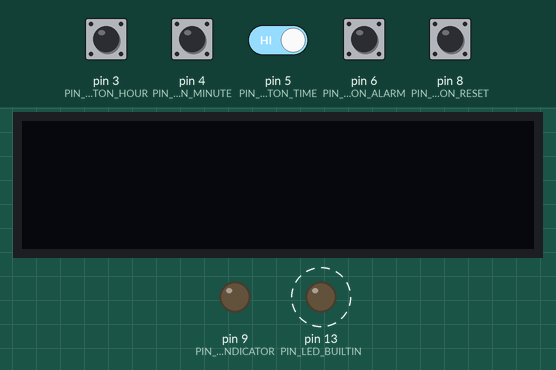
Simulated run of this program. Board: Arduino Pro Mini, built with avr-gcc and run on an emulated ATmega328P. On the bench: 128×32 one-colour display, output pins drawn as LEDs (lit = HIGH). Dashed ring = blinking. Inputs (shaded band) come from the test bench; at power-on: pin 3 (PIN_BUTTON_HOUR), pin 4 (PIN_BUTTON_MINUTE), pin 5 (PIN_BUTTON_TIME), pin 6 (PIN_BUTTON_ALARM), pin 8 (PIN_BUTTON_RESET) HIGH. The local clock reads 2024-03-15 10:24:30 at power-on unless the program sets it; what the program prints to the serial monitor is not drawn.

Above: at 1.2 s.
1.3 s: pin 3 (PIN_BUTTON_HOUR) pulled LOW for 0.15 s
At 1.9 s:
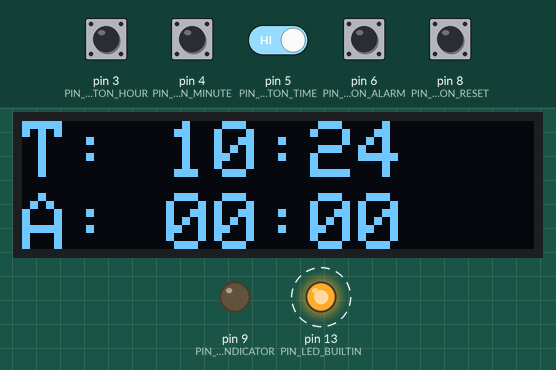
4.0 s: pin 3 (PIN_BUTTON_HOUR) driven LOW and pin 5 (PIN_BUTTON_TIME) driven LOW
At 4.4 s:
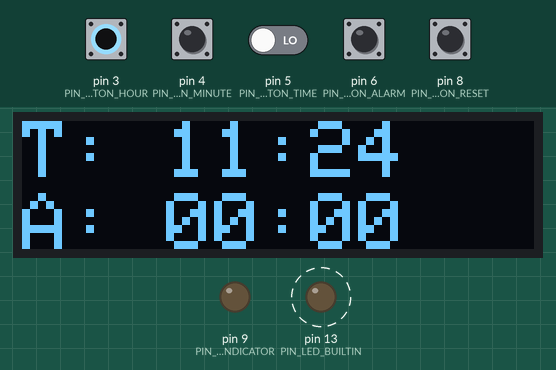
6.0 s: pin 4 (PIN_BUTTON_MINUTE) pulled LOW for 0.15 s
At 6.66 s:
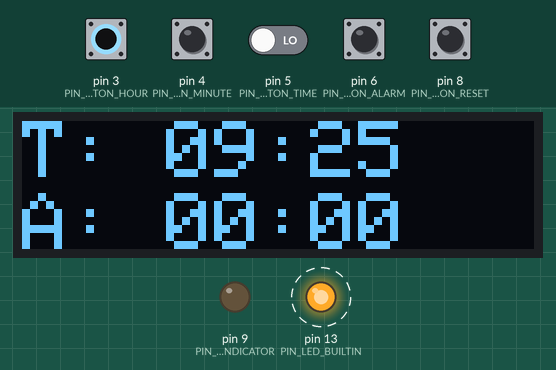
6.7 s: pin 4 (PIN_BUTTON_MINUTE) pulled LOW for 1 s
At 6.97 s:
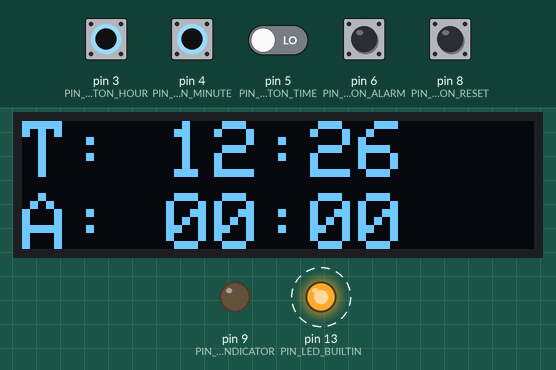
Timing chart, 0 to 9.3 s (numbered marks = the images above; inputs shaded):
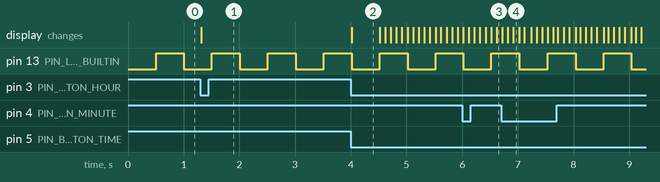

Measured:
- after the input at 1.3 s, the display: changes at once (image 1)
- after the input at 4.0 s, the display: changes at once (image 2)
- by itself, pin 13 (PIN_LED_BUILTIN): alternates HIGH for 0.50 s and LOW for 0.50 s
- what the display in image 2 shows lasts 0.5 s, from 4.0 s to 4.5 s

The program:

main.cpp
```cpp
//
// ReMEDer
//
// A flashing alarm/indicator as a reminder to take medicine before bedtime.
//
// Reuben Strangelove
// Spring 2020
//
//

#include <Arduino.h>
#include <EEPROM.h>
#include <SPI.h>
#include <Wire.h>
#include <RtcDS1307.h> // RTC Library: https://github.com/Makuna/Rtc
#include <Adafruit_GFX.h>
#include <Adafruit_SSD1306.h>
#include <JC_Button.h> // https://github.com/JChristensen/JC_Button

#define PIN_BUTTON_TIME 5
#define PIN_BUTTON_ALARM 6
#define PIN_BUTTON_HOUR 3
#define PIN_BUTTON_MINUTE 4
#define PIN_BUTTON_RESET 8
#define PIN_LED_INDICATOR 9
#define PIN_LED_BUILTIN 13

#define DELAY_DEBOUNCE_MS 50
#define DELAY_INDICATOR_MS 10 // Rise/Decay time for indicator (ms)

RtcDS1307<TwoWire> Rtc(Wire);

#define SCREEN_WIDTH 128 // OLED display width, in pixels
#define SCREEN_HEIGHT 32 // OLED display height, in pixels
#define OLED_RESET 4     // Reset pin # (or -1 if sharing Arduino reset pin)
Adafruit_SSD1306 display(SCREEN_WIDTH, SCREEN_HEIGHT, &Wire, OLED_RESET);

Button buttonReset(PIN_BUTTON_RESET);
Button buttonTime(PIN_BUTTON_TIME);
Button buttonAlarm(PIN_BUTTON_ALARM);
Button buttonHour(PIN_BUTTON_HOUR);
Button buttonMinute(PIN_BUTTON_MINUTE);

const unsigned long
    REPEAT_FIRST(500), // ms required before repeating on long press
    REPEAT_INCR(100);  // repeat interval for long press

#define countof(a) (sizeof(a) / sizeof(a[0]))

int timeHour, timeMinute, alarmHour, alarmMinute;
int oldTimeHour, oldTimeMinute, oldAlarmHour, oldAlarmMinute;
bool indicatorOn = false;

void Error(int x)
{
  // Loop forever, indicates fatal error.
  while (1)
  {
    analogWrite(PIN_LED_INDICATOR, 0);
    delay(1000);
    analogWrite(PIN_LED_INDICATOR, 127);
    delay(x);
  }
}

void ProcessIndicator(bool isOn)
{
  static unsigned int pwmValue = 0;
  static unsigned long pwmMillis;

  if (isOn == false)
  {
    pwmValue = 0;
    analogWrite(PIN_LED_INDICATOR, pwmValue);
    return;
  }

  if ((pwmMillis + DELAY_INDICATOR_MS) < millis())
  {
    pwmMillis = millis();
    pwmValue++;
    // Sin wave (produces smooth brightness cycle). Example found from: https://forum.arduino.cc/index.php?topic=625662.0)
    analogWrite(PIN_LED_INDICATOR, (255 / 2) + (255 / 2) * sin(radians(pwmValue)));
  }
}

bool ProcessResetButton()
{
  buttonReset.read();
  return buttonReset.wasPressed();
}

bool ProcessControlButtons()
{
  static unsigned long hourRepeatCounter = REPEAT_FIRST;
  static unsigned long minuteRepeatCounter = REPEAT_FIRST;
  bool hourIncrementFlag = false;
  bool minuteIncrementFlag = false;
  bool updatePerformedFlag = false;

  buttonTime.read();
  buttonAlarm.read();
  buttonHour.read();
  buttonMinute.read();

  // Hour button:
  if (buttonHour.wasPressed())
  {
    hourIncrementFlag = true;
  }

  if (buttonHour.pressedFor(hourRepeatCounter))
  {
    hourRepeatCounter += REPEAT_INCR;
    hourIncrementFlag = true;
  }

  if (buttonHour.wasReleased())
  {
    hourRepeatCounter = REPEAT_FIRST;
  }

  if (hourIncrementFlag)
  {
    updatePerformedFlag = true;

    if (buttonTime.isPressed())
    {
      timeHour++;
      if (timeHour > 23)
      {
        timeHour = 0;
      }
    }
    else if (buttonAlarm.isPressed())
    {
      alarmHour++;
      if (alarmHour > 23)
      {
        alarmHour = 0;
      }
    }
  }

  // Minute button:
  if (buttonMinute.wasPressed())
  {
    minuteIncrementFlag = true;
  }

  if (buttonMinute.pressedFor(minuteRepeatCounter))
  {
    minuteRepeatCounter += REPEAT_INCR;
    minuteIncrementFlag = true;
  }

  if (buttonMinute.wasReleased())
  {
    minuteRepeatCounter = REPEAT_FIRST;
  }

  if (minuteIncrementFlag)
  {
    updatePerformedFlag = true;

    if (buttonTime.isPressed())
    {
      timeMinute++;
      if (timeMinute > 59)
      {
        timeMinute = 0;
      }
    }
    else if (buttonAlarm.isPressed())
    {
      alarmMinute++;
      if (alarmMinute > 59)
      {
        alarmMinute = 0;
      }
    }
  }

  return updatePerformedFlag;
}

void UpdateDisplay(int timeHour, int timeMinute, int alarmHour, int alarmMinute)
{
  char buf[20];
  //char meridiem = 'a';

  display.clearDisplay();
  display.setTextSize(2);
  display.setTextColor(SSD1306_WHITE);

  display.setCursor(0, 0);
  sprintf(buf, "T: %02u:%02u", timeHour, timeMinute);
  display.println(buf);

  display.setCursor(0, 18);
  sprintf(buf, "A: %02u:%02u", alarmHour, alarmMinute);
  display.println(buf);

  display.display();
}

void printDateTime(const RtcDateTime &dt)
{
  char datestring[20];

  snprintf_P(datestring,
             countof(datestring),
             PSTR("%02u/%02u/%04u %02u:%02u:%02u"),
             dt.Month(),
             dt.Day(),
             dt.Year(),
             dt.Hour(),
             dt.Minute(),
             dt.Second());
  Serial.print(datestring);
}

void SetupRTC()
{
  // Setup code provided by library example:
  // https://github.com/Makuna/Rtc/blob/master/examples/DS1307_Simple/DS1307_Simple.ino

  Serial.print("Compile time: ");
  Serial.print(__DATE__);
  Serial.println(__TIME__);

  Rtc.Begin();

  RtcDateTime compiled = RtcDateTime(__DATE__, __TIME__);

  if (!Rtc.IsDateTimeValid())
  {
    if (Rtc.LastError() != 0)
    {
      // we have a communications error
      // see https://www.arduino.cc/en/Reference/WireEndTransmission for
      // what the number means
      Serial.print("RTC communications error = ");
      Serial.println(Rtc.LastError());
      // Error(100);
    }
    else
    {
      // Common Causes:
      //    1) first time you ran and the device wasn't running yet
      //    2) the battery on the device is low or even missing

      Serial.println("RTC lost confidence in the DateTime!");
      // following line sets the RTC to the date & time this sketch was compiled
      // it will also reset the valid flag internally unless the Rtc device is
      // having an issue

      Rtc.SetDateTime(compiled);
    }
  }

  if (!Rtc.GetIsRunning())
  {
    Serial.println("RTC was not actively running, starting now");
    Rtc.SetIsRunning(true);
  }

  RtcDateTime now = Rtc.GetDateTime();
  if (now < compiled)
  {
    Serial.println("RTC is older than compile time!  (Updating DateTime)");
    Rtc.SetDateTime(compiled);
  }
  else if (now > compiled)
  {
    Serial.println("RTC is newer than compile time. (this is expected)");
  }
  else if (now == compiled)
  {
    Serial.println("RTC is the same as compile time! (not expected but all is fine)");
  }

  // never assume the Rtc was last configured by you, so
  // just clear them to your needed state
  Rtc.SetSquareWavePin(DS1307SquareWaveOut_Low);

  Serial.println("RTC setup finished.");
}

void setup()
{
  Serial.begin(115200);

  Serial.println("ReMEDer starting up...");

  pinMode(PIN_LED_BUILTIN, OUTPUT);
  pinMode(PIN_LED_INDICATOR, OUTPUT);

  buttonReset.begin();
  buttonTime.begin();
  buttonAlarm.begin();
  buttonHour.begin();
  buttonMinute.begin();

  SetupRTC();

  if (!display.begin(SSD1306_SWITCHCAPVCC, 0x3C))
  {
    Serial.println(F("SSD1306 allocation failed"));
    Error(1000);
  }

  alarmHour = EEPROM.read(0);
  alarmMinute = EEPROM.read(1);
  if (alarmHour == 255)
  {
    alarmHour = 0;
  }
  if (alarmMinute == 255)
  {
    alarmMinute = 0;
  }

  // RtcDateTime dateTime = Rtc.GetDateTime();
  // timeHour = dateTime.Hour();
  // timeMinute = dateTime.Minute();
  // UpdateDisplay(timeHour, timeMinute, alarmHour, alarmMinute);
}

void loop()
{
  static unsigned long timeoutStartMillis = millis();
  bool updateDisplayFlag = false;

  static unsigned long builtinLedMillis;
  if ((builtinLedMillis + 500) < millis())
  {
    builtinLedMillis = millis();
    digitalWrite(PIN_LED_BUILTIN, !digitalRead(PIN_LED_BUILTIN));
  }

  if (ProcessControlButtons())
  {
    updateDisplayFlag = true;

    // Check if time was updated by the user.
    if (oldTimeHour != timeHour || oldTimeMinute != timeMinute)
    {
      Rtc.SetDateTime(RtcDateTime(2020, 1, 1, timeHour, timeMinute, 0));
    }

    if (oldAlarmHour != alarmHour || oldAlarmMinute != alarmMinute)
    {
      oldAlarmHour = alarmHour;
      oldAlarmMinute = alarmMinute;
      EEPROM.write(0, alarmHour);
      EEPROM.write(1, alarmMinute);
    }
    Serial.print("Time -> ");
    Serial.print(timeHour);
    Serial.print(":");
    Serial.print(timeMinute);
    Serial.println("");
  }

  // Check if time has updated.
  if (Rtc.IsDateTimeValid())
  {
    RtcDateTime dateTime = Rtc.GetDateTime();
    timeHour = dateTime.Hour();
    timeMinute = dateTime.Minute();

    if (oldTimeHour != timeHour || oldTimeMinute != timeMinute)
    {
      oldTimeHour = timeHour;
      oldTimeMinute = timeMinute;

      // Check for alarm trigger
      if (timeHour == alarmHour && timeMinute == alarmMinute)
      {
        indicatorOn = true;
      }
    }
  }
  else
  {
    // RTC error, likely bad battery.
    Error(100);
  }

  if (ProcessResetButton())
  {
    if (!indicatorOn)
    {
      updateDisplayFlag = true;
    }

    indicatorOn = false;
  }

  if (updateDisplayFlag)
  {
    updateDisplayFlag = false;
    timeoutStartMillis = millis();
    display.ssd1306_command(SSD1306_DISPLAYON);
    UpdateDisplay(timeHour, timeMinute, alarmHour, alarmMinute);
  }

  ProcessIndicator(indicatorOn);

  // Turn off display after timeout.
  if (millis() - timeoutStartMillis > 15000)
  {
    display.ssd1306_command(SSD1306_DISPLAYOFF);
  }
}
```
